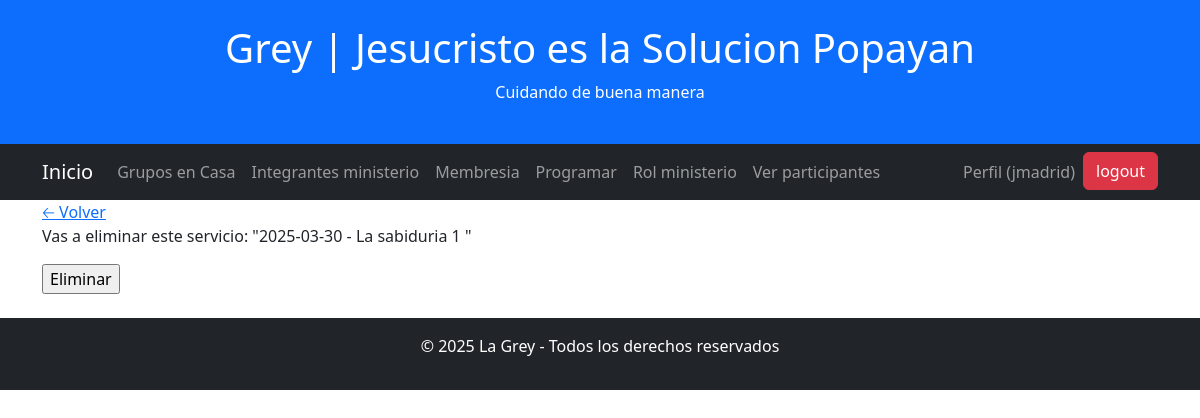
/eliminar-servicio/1 (signed in), run on the app's committed database.
### base/models.py (models this page shows)
class Iglesia(models.Model):
    nombre = models.CharField(max_length=200)
    descripcion = models.TextField(null=True,
                                   blank=True)
    direccion = models.TextField(null=True, blank=True)
    telefono = models.CharField(max_length=50, null=True, blank=True)
    correo = models.CharField(max_length=100, null=True, blank=True)
    pastor = models.CharField(max_length=100, null=True, blank=True)
    activa = models.BooleanField(default=True)
    creado = models.DateTimeField(auto_now_add=True)
    def __str__(self):
        return self.nombre
    class Meta:
        ordering = ['nombre']

class Servicio(models.Model):
    id_iglesia = models.ForeignKey(Iglesia, on_delete=models.CASCADE,
                                 null=True,
                                 blank=True)
    fecha = models.DateField()  # Inicio del período
    id_categoria = models.ForeignKey(Categoria_servicio, on_delete=models.CASCADE,
                                 null=False,
                                 blank=True)
    descripcion = models.CharField(null=True, max_length=100)
    observacion = models.TextField(null=True,
                                       blank=True)
    creado = models.DateTimeField(auto_now_add=True)
    def __str__(self):
        return f"{self.fecha} - {self.descripcion} "
    class Meta:
        ordering = ['fecha']

### base/views.py (the view, shortened to what this page needs)
# urls.py: path('eliminar-servicio/<int:pk>', EliminarServicios.as_view(), name='eliminar-servicio'),
class EliminarServicios(LoginRequiredMixin,DeleteView):
    model = Servicio
    template_name = 'servicio/servicio_confirm_delete.html'
    context_object_name = 'servicio'
    fields = '__all__'
    def get_context_data(self, **kwargs):
        context = super().get_context_data(**kwargs)
        iglesia= Iglesia.objects.filter(id=self.kwargs["pk"]).first()
        context["iglesia"] = iglesia
        usuario_iglesia = get_object_or_404(Usuario_iglesia, id_usuario=self.request.user)
        context['usuario_iglesia'] = usuario_iglesia
        return context

### base/templates/servicio/servicio_confirm_delete.html (shortened to what this page needs)
{% extends 'principal.html' %}
{% block content %}
<div class="barra-superior">
    <a href="{% url 'servicios' %}">&#x1F860; Volver</a>
</div>
<div class="cuerpo-tarjeta">
    <form method="POST">
    <p>Vas a eliminar este servicio: "{{servicio}}"</p>
    <input class='boton' type="submit" value="Eliminar">
</form>
</div>
{% endblock content %}

### base/templates/principal.html (shortened to what this page needs)
<!DOCTYPE html>
<html lang="es">
<head>
 <link rel="stylesheet" href="https://cdn.jsdelivr.net/npm/flatpickr/dist/flatpickr.min.css">
    <link href="https://cdn.jsdelivr.net/npm/select2@4.0.13/dist/css/select2.min.css" rel="stylesheet" />
    <link rel="stylesheet" href="https://cdn.jsdelivr.net/npm/bootstrap@5.3.0/dist/css/bootstrap.min.css">
<link rel="stylesheet" href="https://unpkg.com/leaflet@1.9.4/dist/leaflet.css" />
</head>
<body>
    <header class="bg-primary text-white text-center py-4">
        <h1>Grey | {{iglesia}}</h1>
        <p>Cuidando de buena manera</p>
    </header>
    <nav class="navbar navbar-expand-lg navbar-dark bg-dark">
        <div class="container">
            <a class="navbar-brand" href="{% url 'menu_principal' %}">Inicio</a>
            <div class="collapse navbar-collapse" id="navbarNav">
                <ul class="navbar-nav me-auto">
                    {% if usuario_iglesia.superusuario %}
                    <li class="nav-item" ><a  class="nav-link" href="{% url 'grupo-casa-list' %}">Grupos en Casa</a> </li>
                    <li class="nav-item" ><a class="nav-link" href="{% url 'ministerio-list' %}">Ministerio </a> </li>
                    <li class="nav-item" ><a  class="nav-link" href="{% url 'miembro-list' %}">Membresia </a> </li>
                     <li class="nav-item" ><a  class="nav-link" href="{% url 'servicios' %}">Servicios </a> </li>
                    <li class="nav-item" ><a class="nav-link"  href="{% url 'servicios' %}">Ver proramados </a> </li>
                   <li class="nav-item" >----------- </li>
                   <li class="nav-item" ><a  class="nav-link" href="{% url 'miembro-ministerio-list' %}">Integrantes ministerio</a> </li>
                     <li class="nav-item" ><a  class="nav-link" href="{% url 'servicios' %}">Programar</a> </li>
                     <li class="nav-item" ><a class="nav-link"  href="{% url 'rol_ministerio_list' %}">Rol ministerio</a> </li>
                    <li class="nav-item" > <a class="nav-link"  href="{% url 'participantes_por_servicio' %}" class="btn btn-info">  Ver Participantes</a></li>
                    {% else %}
                    <li class="nav-item" ><a  class="nav-link" href="{% url 'grupo-casa-list' %}">Grupos en Casa</a> </li>
                    <li class="nav-item" ><a  class="nav-link" href="{% url 'miembro-ministerio-list' %}">Integrantes ministerio</a> </li>
                    <li class="nav-item" ><a  class="nav-link" href="{% url 'miembro-list' %}">Membresia</a> </li>
                     <li class="nav-item" ><a  class="nav-link" href="{% url 'servicios' %}">Programar </a> </li>
                     <li class="nav-item" ><a class="nav-link"  href="{% url 'rol_ministerio_list' %}">Rol ministerio</a> </li>
                    <li class="nav-item" > <a class="nav-link"  href="{% url 'participantes_por_servicio' %}" class="btn btn-info">  Ver participantes</a></li>
                    {% endif %}
                </ul>
                <ul class="navbar-nav">
                        <li class="nav-item">
                            <a class="nav-link" href="">Perfil ({{ user.username }})</a>
                        </li>
                    {% if request.user.is_authenticated %}
                            <form method="post" action="{% url 'logout' %}">
                                <button  class="btn btn-danger" type="submit">logout</button>
                            </form>
                        {% else %}
                             <a href="{% url 'login' %}">Ingresar </a>
                        {% endif %}
                </ul>
            </div>
        </div>
    </nav>
    <div class="container">
        {% block content %}
        {% endblock content %}
    </div>
    <footer class="bg-dark text-white text-center py-3 mt-4">
        <p>&copy; 2025 La Grey - Todos los derechos reservados</p>
    </footer>
</body>
</html>

### data on the page
Iglesia: nombre "Jesucristo es la Solucion Popayan"
Servicio: fecha+descripcion "2025-03-30 - La sabiduria 1"

### other printed values
{{ user.username }} "jmadrid"
